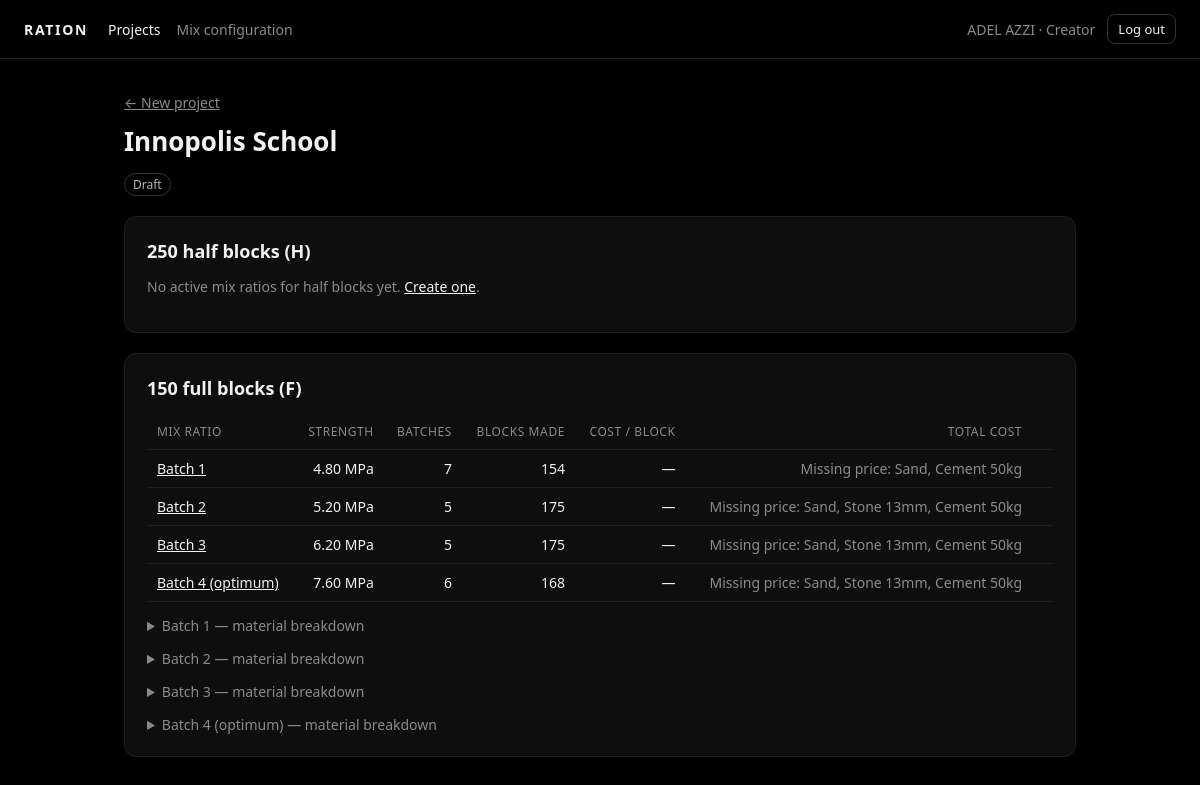
The page /projects/2/ (signed in) on the database its author committed.
### accounts/models.py (models this page shows, shortened)
class User(AbstractUser):
    class Role(models.TextChoices):
        MANAGER = 'manager', 'Manager'
        ACCOUNTANT = 'accountant', 'Accountant'
        CREATOR = 'creator', 'Creator'
    full_name = models.CharField(max_length=150)
    email = models.EmailField(max_length=255, unique=True)
    role = models.CharField(max_length=20, choices=Role.choices, default=Role.CREATOR)
    created_at = models.DateTimeField(auto_now_add=True)
    class Meta:
        db_table = 'users'

### core/models.py (models this page shows, shortened)
class Project(models.Model):
    class Status(models.TextChoices):
        DRAFT = 'draft', 'Draft'
        PENDING = 'pending', 'Pending'
        APPROVED = 'approved', 'Approved'
        DECLINED = 'declined', 'Declined'
        COMPLETED = 'completed', 'Completed'
    name = models.CharField(max_length=255)
    description = models.TextField(null=True, blank=True)
    status = models.CharField(max_length=20, choices=Status.choices, default=Status.DRAFT)
    created_by = models.ForeignKey(
        settings.AUTH_USER_MODEL, on_delete=models.PROTECT, related_name='projects'
    )
    created_at = models.DateTimeField(auto_now_add=True)
    updated_at = models.DateTimeField(auto_now=True)
    class Meta:
        db_table = 'projects'

class ProjectBlock(models.Model):
    project = models.ForeignKey(Project, on_delete=models.CASCADE, related_name='blocks')
    block_type = models.CharField(max_length=1, choices=BlockType.choices)
    quantity = models.PositiveIntegerField()
    required_strength_mpa = models.DecimalField(max_digits=6, decimal_places=2, null=True, blank=True)
    class Meta:
        db_table = 'project_blocks'
        constraints = [
            models.CheckConstraint(condition=Q(quantity__gt=0), name='project_block_quantity_gt_0'),
            models.CheckConstraint(condition=Q(block_type__in=['H', 'F']), name='project_block_type_h_or_f'),
        ]

class MixRatio(models.Model):
    name = models.CharField(max_length=100)
    block_type = models.CharField(max_length=1, choices=BlockType.choices)
    strength_mpa = models.DecimalField(max_digits=6, decimal_places=2, null=True, blank=True)
    blocks_per_batch = models.PositiveIntegerField()
    is_active = models.BooleanField(default=True)
    class Meta:
        db_table = 'mix_ratios'
        constraints = [
            models.CheckConstraint(condition=Q(blocks_per_batch__gt=0), name='mix_blocks_per_batch_gt_0'),
            models.CheckConstraint(condition=Q(block_type__in=['H', 'F']), name='mix_block_type_h_or_f'),
        ]

### core/views.py (the view)
# urls.py: path('projects/<int:pk>/', views.project_detail_view, name='project_detail'),
@login_required
def project_detail_view(request, pk):
    project = get_object_or_404(Project.objects.prefetch_related('blocks'), pk=pk)
    prices = latest_approved_prices()
    blocks = [
        {'block': block, 'options': estimate_block(block, prices)}
        for block in project.blocks.all()
    ]
    return render(request, 'core/project_detail.html', {'project': project, 'blocks': blocks})

### core/services.py (called while the page is built)
def latest_approved_prices():
    prices = {}
    approved = MaterialPrice.objects.filter(status=MaterialPrice.Status.APPROVED).order_by(
        'material_id', '-reviewed_at', '-created_at'
    )
    for price in approved.select_related('material'):
        prices.setdefault(price.material_id, price)
    return prices

### core/templates/core/project_detail.html (shortened to what this page needs)
{% extends "core/base.html" %}
{% block content %}
<a href="{% url 'home' %}" class="muted">← New project</a>
<h1 style="margin-top: 10px;">{{ project.name }}</h1>
<p class="muted">
  <span class="tag">{{ project.get_status_display }}</span>
</p>
{% for item in blocks %}
<section class="panel">
  <h2>
    {{ item.block.quantity }} {{ item.block.get_block_type_display|lower }} blocks ({{ item.block.block_type }})
  </h2>
  {% if not item.options %}
    <p class="muted">No active mix ratios for {{ item.block.get_block_type_display|lower }} blocks yet.
      <a href="{% url 'mix_new' %}">Create one</a>.</p>
  {% else %}
  <div class="table-wrap">
    <table>
      <thead>
        <tr><th>Mix ratio</th><th class="num">Strength</th><th class="num">Batches</th><th class="num">Blocks made</th><th class="num">Cost / block</th><th class="num">Total cost</th><th></th></tr>
      </thead>
      <tbody>
        {% for option in item.options %}
        <tr>
          <td><a href="{% url 'mix_edit' option.mix.pk %}">{{ option.mix.name }}</a></td>
          <td class="num">{% if option.mix.strength_mpa %}{{ option.mix.strength_mpa }} MPa{% else %}—{% endif %}</td>
          <td class="num">{{ option.batches }}</td>
          <td class="num">{{ option.blocks_produced }}</td>
          <td class="num">{% if option.cost_per_block is not None %}{{ option.cost_per_block|floatformat:"2g" }}{% else %}—{% endif %}</td>
          <td class="num">
            {% if option.total is not None %}<strong>{{ option.total|floatformat:"2g" }} {{ option.lines.0.currency }}</strong>
            {% elif not option.lines %}<span class="muted">No ingredients</span>
            {% else %}<span class="muted">Missing price: {{ option.missing_prices|join:", " }}</span>{% endif %}
          </td>
          <td>
          </td>
        </tr>
        {% endfor %}
      </tbody>
    </table>
  </div>
  {% for option in item.options %}
  <details style="margin-top: 14px;">
    <summary class="muted" style="cursor: pointer;">{{ option.mix.name }} — material breakdown</summary>
  </details>
  {% endfor %}
  {% endif %}
</section>
{% endfor %}
{% endblock %}

### core/templates/core/base.html (shortened to what this page needs)
<!doctype html>
<html lang="en">
<head>
</head>
<body>
  <header>
    <a class="brand" href="{% url 'home' %}">Ration</a>
    <nav>
      <a href="{% url 'home' %}" class="{% if request.resolver_match.url_name == 'home' or request.resolver_match.url_name == 'project_detail' %}active{% endif %}">Projects</a>
      <a href="{% url 'config' %}" class="{% if 'config' in request.path %}active{% endif %}">Mix configuration</a>
    </nav>
    <div class="user">
      <span>{{ user.full_name|default:user.username }} · {{ user.get_role_display }}</span>
      <form method="post" action="{% url 'logout' %}" class="inline-form">
        <button type="submit" class="btn btn-ghost btn-sm">Log out</button>
      </form>
    </div>
  </header>
  <main>
    {% block content %}{% endblock %}
  </main>
</body>
</html>

### core/templates/core/base.html (style rules this page uses)
* { box-sizing: border-box; }
html, body { margin: 0; background: #000; color: #f2f2f2; font-family: system-ui, -apple-system, "Segoe UI", Roboto, sans-serif; }
a { color: #f2f2f2; }
header { display: flex; align-items: center; gap: 20px; flex-wrap: wrap; padding: 14px 24px; border-bottom: 1px solid #1f1f1f; font-size: 14px; }
header .brand { font-weight: 700; letter-spacing: .12em; text-transform: uppercase; text-decoration: none; }
header nav { display: flex; gap: 16px; }
header nav a { color: #8a8a8a; text-decoration: none; }
header nav a.active, header nav a:hover { color: #f2f2f2; }
header .user { margin-left: auto; display: flex; align-items: center; gap: 12px; color: #8a8a8a; }
main { max-width: 1000px; margin: 0 auto; padding: 32px 24px 64px; }
h1 { font-size: 26px; margin: 0 0 6px; }
h2 { font-size: 18px; margin: 0 0 14px; }
.muted { color: #8a8a8a; font-size: 14px; }
.panel { background: #0e0e0e; border: 1px solid #1f1f1f; border-radius: 12px; padding: 22px; margin-top: 20px; }
.btn { display: inline-block; padding: 10px 18px; font: inherit; font-size: 14px; font-weight: 600; color: #000; background: #f2f2f2; border: 0; border-radius: 8px; cursor: pointer; text-decoration: none; }
.btn-ghost { background: none; color: #f2f2f2; border: 1px solid #333; font-weight: 500; }
.btn-sm { padding: 5px 10px; font-size: 13px; }
table { width: 100%; border-collapse: collapse; font-size: 14px; }
th, td { text-align: left; padding: 9px 10px; border-bottom: 1px solid #1f1f1f; vertical-align: middle; }
th { color: #8a8a8a; font-weight: 500; font-size: 12px; text-transform: uppercase; letter-spacing: .05em; }
td.num, th.num { text-align: right; font-variant-numeric: tabular-nums; }
.table-wrap { overflow-x: auto; }
.tag { display: inline-block; padding: 2px 8px; border-radius: 999px; font-size: 12px; border: 1px solid #333; color: #b5b5b5; }
.inline-form { display: inline; }

### rows shown on the page
User: full_name "ADEL AZZI", role "Creator"
Project: name "Innopolis School", status "Draft"
ProjectBlock: block.quantity "250", block.block_type "half", block.block_type "H"
ProjectBlock: block.quantity "150", block.block_type "full", block.block_type "F"
MixRatio: mix.name "Batch 1", mix.strength_mpa "4.80", batches "7", blocks_produced "154", missing_prices "Sand, Cement 50kg"
MixRatio: mix.name "Batch 2", mix.strength_mpa "5.20", batches "5", blocks_produced "175", missing_prices "Sand, Stone 13mm, Cement 50kg"
MixRatio: mix.name "Batch 3", mix.strength_mpa "6.20", batches "5", blocks_produced "175", missing_prices "Sand, Stone 13mm, Cement 50kg"
MixRatio: mix.name "Batch 4 (optimum)", mix.strength_mpa "7.60", batches "6", blocks_produced "168", missing_prices "Sand, Stone 13mm, Cement 50kg"
